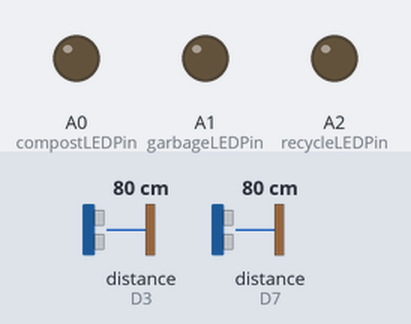
A sketch run on a simulated Particle Photon. Parts: output pins drawn as LEDs (lit = HIGH). Wiring (inferred from the names in the program): 2 × ultrasonic range finder: trigger D2, echo D3 / trigger D6, echo D7. Inputs (shaded band) come from the test bench; at power-on: distance to the obstacle (sensors on D3, D7) 80 cm. The echo pulse lasts 58.3 µs per cm; pins used as bus, display or sensor lines are not drawn.

Above: at 1.2 s.
1.3 s: distance to the obstacle (sensor on D3) set to 12 cm
2.8 s: distance to the obstacle (sensor on D3) set to 9 cm
At 3.1 s:
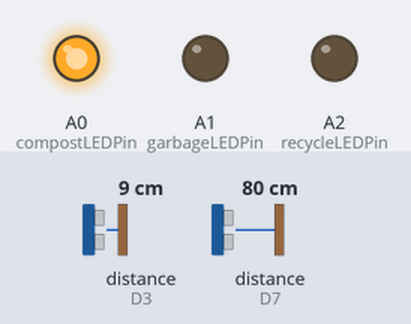
4.3 s: distance to the obstacle (sensor on D7) set to 12 cm
5.8 s: distance to the obstacle (sensor on D7) set to 9 cm
At 7.0 s:
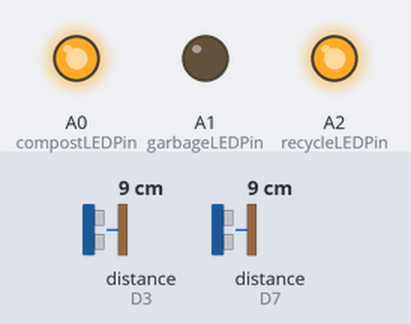
7.3 s: distance to the obstacle (sensor on D3) set to 18 cm
At 8.2 s:
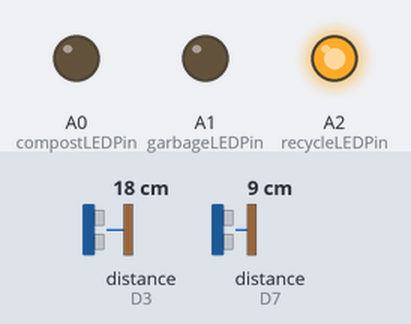
8.8 s: distance to the obstacle (sensor on D3) set to 2 cm
At 9.4 s:
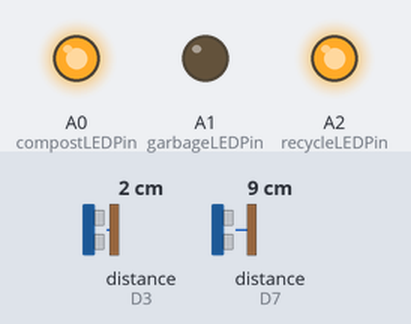
Timing chart, 0 to 11.3 s (numbered marks = the images above; inputs shaded):
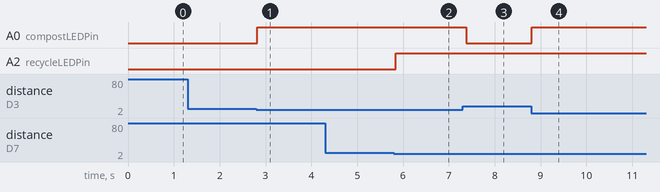

The sketch:

particalArgonFullSensing.ino
```cpp
int recycleLEDPin = A2;
int garbageLEDPin = A1;
int compostLEDPin = A0;

int recycleTrigPin=D6;
int recycleEchoPin=D7;
int garbageTrigPin=A3;
int garbageEchoPin=A4;
int compostTrigPin=D2;
int compostEchoPin=D3;

int compostFull = 0;
int recycleFull = 0;

struct sonarPins{
  int trigPin;
  int echoPin;
};

class bin{
  public:
    bin(String binName, int ledPin, int tPin, int ePin){
      this->binName = binName;
      binLEDPin = ledPin;
      distanceSensor.trigPin = tPin;
      distanceSensor.echoPin = ePin;
      pinMode(binLEDPin,OUTPUT);
      pinMode(tPin,OUTPUT);
      pinMode(ePin,INPUT);
      digitalWrite(binLEDPin, LOW);
    }
    void checkStatus(){
      digitalWrite(distanceSensor.trigPin,LOW);
      delayMicroseconds(5);
      digitalWrite(distanceSensor.trigPin,HIGH);
      delayMicroseconds(10);
      digitalWrite(distanceSensor.trigPin,LOW);
      pinMode(distanceSensor.echoPin,INPUT);
      long duration=pulseIn(distanceSensor.echoPin,HIGH);
      long cm=(duration/2)/29.1;
      if(cm<=10){
        digitalWrite(binLEDPin,HIGH);
        isFull = 1;
      }
      else{
        digitalWrite(binLEDPin,LOW);
        isFull = 0;
      }
    }
    int getIsFull(){
        return isFull;
    }
  private:
    String binName = "N/A";
    int binLEDPin;
    sonarPins distanceSensor;
    int isFull = 0;
};

bin recycleBin("Recycle", recycleLEDPin, recycleTrigPin, recycleEchoPin);
bin garbageBin("Garbage", garbageLEDPin, garbageTrigPin, garbageEchoPin);
bin compostBin("Compost", compostLEDPin, compostTrigPin, compostEchoPin);


void setup() {
    Particle.variable("compostFull", compostFull);
    Particle.variable("recycleFull", recycleFull);
    delay(10);

}

void loop() {
    compostBin.checkStatus();
    recycleBin.checkStatus();
    compostFull = compostBin.getIsFull();
    recycleFull = recycleBin.getIsFull();
    delay(100);
}
```

Measured:
- the behaviour switches between 11 and 10 cm on distance to the obstacle (sensor on D3) (found by bisection; images 0 and 1)
- the behaviour switches between 11 and 10 cm on distance to the obstacle (sensor on D7) (found by bisection; images 1 and 2)
- after the input at 1.3 s, every drawn part: stays the same
- after the input at 2.8 s, A0 (compostLEDPin): LOW → HIGH at once
- after the input at 4.3 s, every drawn part: stays the same
- after the input at 5.8 s, A2 (recycleLEDPin): LOW → HIGH at once
- after the input at 7.3 s, A0 (compostLEDPin): HIGH → LOW after 0.07 s
- after the input at 8.8 s, A0 (compostLEDPin): LOW → HIGH at once
